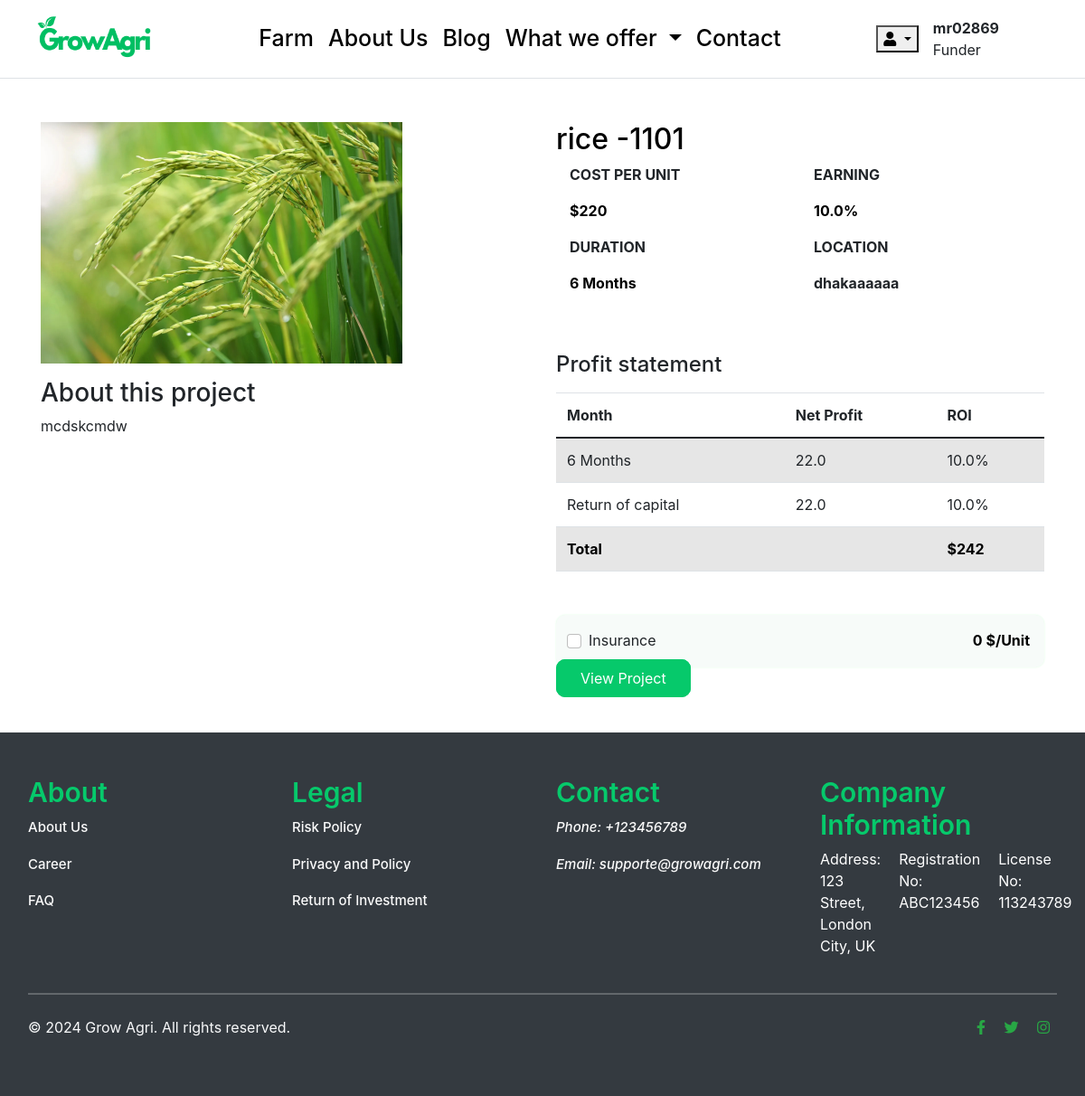
Screenshot of /farm/rice/rice/ (signed in) with the database file from the repository.
### accounts/models.py (models this page shows, shortened)
class Account(AbstractBaseUser):
    first_name   = models.CharField(max_length=50)
    last_name    = models.CharField(max_length=50)
    username     = models.CharField(max_length=50, unique=True)
    email        = models.EmailField(max_length=100, unique=True)
    phone_number = models.CharField(max_length=50)
    date_joined  = models.DateTimeField(auto_now_add=True)
    last_login   = models.DateTimeField(auto_now_add=True)
    is_admin     = models.BooleanField(default=False)
    is_staff     = models.BooleanField(default=False)
    is_active     = models.BooleanField(default=False)
    is_superadmin     = models.BooleanField(default=False)
    USERNAME_FIELD = 'email'
    REQUIRED_FIELDS = ['username', 'first_name', 'last_name']
    objects = MyAccountManager()

### farm/models.py (models this page shows, shortened)
class Farm(models.Model):
    farm_name = models.CharField(max_length=200, unique=True)
    slug = models.SlugField(max_length=200, unique=True, blank=True)
    description = models.TextField(max_length=500, blank=True)
    price = models.IntegerField()
    images = models.ImageField(upload_to='photos/farm')
    stock = models.IntegerField()
    is_available = models.BooleanField(default=True)
    category = models.ForeignKey(CropType, on_delete=models.CASCADE)
    created_date = models.DateTimeField(auto_now_add=True)
    modified_date = models.DateTimeField(auto_now=True)
    campaign_status = models.CharField(max_length=20, choices=[('draft', 'Draft'), ('active', 'Active'), ('completed', 'Completed')], default='draft')
    location = models.CharField(max_length=200, default='')  # Location of the farm
    duration = models.IntegerField(default=None, null=True, blank=True)
    custom_percentage = models.FloatField(validators=[MinValueValidator(0)], null=True, blank=True)
    def calculate_roi(self):
        if self.custom_percentage is None:
            raise ValueError("Custom percentage is not specified.")
        return (self.price * self.custom_percentage) / 100

### farm/views.py (the view)
# urls.py: path('<slug:crop_slug>/<slug:farm_slug>/', views.farm_detail, name='farm_detail'),
def farm_detail(request, crop_slug, farm_slug):
    try:
        single_product = Farm.objects.get(category__slug=crop_slug, slug= farm_slug)
        in_cart = CartItem.objects.filter(cart__cart_id=_cart_id(request), product=single_product).exists()
    except Exception as e:
        raise e
    farm = get_object_or_404(Farm, slug=farm_slug)
    total_sum_value = farm.calculate_roi() + farm.price
    context = {
        'farm': farm,
        'total_sum_value': total_sum_value,
        'single_product': single_product,
        'in_cart': in_cart,
    }
    return render(request, 'farm/farm_detail.html', context)

### carts/context_processors.py (called while the page is built)
def counter(request):
    cart_count = 0
    if 'admin' in request.path:
        return {}
    else:
        try:
            cart = Cart.objects.filter(cart_id=_cart_id(request))
            if request.user.is_authenticated:
                cart_items = CartItem.objects.all().filter(user=request.user)
            else:
                cart_items = CartItem.objects.filter(cart=cart[:1])
            for cart_item in cart_items:
                cart_count += cart_item.quantity
        except Cart.DoesNotExist:
            cart_count = 0
    return {'cart_count': cart_count}

### carts/views.py (called while the page is built)
def _cart_id(request):
    cart = request.session.session_key
    if not cart:
        cart = request.session.create()
    return cart

### projects/context_processors.py (called while the page is built)
def menu_links(request):
    links = CropType.objects.all()
    return dict(links=links)

### templates/farm/farm_detail.html (shortened to what this page needs)
{% extends "base.html" %}
{% load static %}
{% block content %}
    <div class="container my-5">
        <div class="row">
            <div class="col-md-6 col-sm-12">
                <img src="{{ farm.images.url }}" width="400" alt="" class="booking_product">
                <div class="booking_content my-3">
                    <h3>About this project</h3>
                    <p>{{ farm.description }}</p>
                </div>
            </div>
            <div class="col-md-6 col-sm-12">
                <h2 class="text_color">{{ farm.farm_name }}</h2>
                <div class="container">
                    <div class="row">
                        <div class="col-md-6 col-sm-12">
                            <p class="fw-bold">COST PER UNIT</p>
                            <p class="fw-bold text_color">${{ farm.price }} </p>
                        </div>
                        <div class="col-md-6 col-sm-12">
                            <p class="fw-bold">EARNING</p>
                            <p class="fw-bold text_color">{{ farm.custom_percentage }}%</p>
                        </div>
                    </div>
                </div>
                <div class="container">
                    <div class="row">
                        <div class="col-md-6 col-sm-12">
                            <p class="fw-bold">DURATION</p>
                            <p class="fw-bold text_color">{{ farm.duration }} Months</p>
                        </div>
                        <div class="col-md-6 col-sm-12">
                            <p class="fw-bold">LOCATION</p>
                            <p class="fw-bold">{{ farm.location}}</p>
                        </div>
                    </div>
                </div>
                <div class="my-5">
                    <h4 class="my-3">Profit statement</h4>
                    <table class="table table-striped">
                        <thead>
                            <tr>
                                <th scope="col">Month</th>
                                <th scope="col">Net Profit</th>
                                <th scope="col">ROI</th>
                            </tr>
                        </thead>
                        <tbody>
                            <tr>
                                <td> {{ farm.duration }} Months </td>
                                <td>{{ farm.calculate_roi }} </td>
                                <td>{{ farm.custom_percentage }}%</td>
                            </tr>
                            <tr>
                                <td> Return of capital</td>
                                <td>{{ farm.calculate_roi }} </td>
                                <td> {{ farm.custom_percentage }}%</td>
                            </tr>
                            <tr>
                                <td colspan="2" class="text_color fw-bold">Total</td>
                                <td class="text_color fw-bold">${{ farm.calculate_roi|add:farm.price }} </td>
                            </tr>
                        </tbody>
                    </table>
                </div>
                <div class="gray_bg p-3 d-flex justify-content-between">
                    <div class="form-check">
                        <input type="checkbox" class="form-check-input" id="exampleCheck1">
                        <label class="form-check-label" for="exampleCheck1">Insurance</label>
                    </div>
                    <p class="m-0 fw-bold text_color">0 $/Unit</p>
                </div>
                    {% if single_product.stock < 0 %}
                    <h5 class="text-danger">Out of stock</h5>
                {% else %}
                    {% if in_cart %}
                        <a href="#" class="custom_button">Project Added&nbsp;<i class="fas fa-check"></i></a>
                        <a href="{% url 'cart' %}" class="custom_button">View Project&nbsp;<i class="fas fa-eye"></i></a>
                    {% else %}
                        <a href="{% url 'add_cart' single_product.id %}" class="custom_button">View Project </a>
                    {% endif %}
                {% endif %}
            </div>
        </div>
    </div>
    {% endblock content %}

### templates/includes/header.html (shortened to what this page needs)
{% load static %}
<nav class="navbar navbar-expand-lg border-bottom navbar-light">
    <div class="container-fluid">
        <a class="mb-0 h1 logo_text" href="{% url 'home' %}">
            <img src="{% static 'images/logo.png' %}" height="70" width="150" alt="">
        </a>
        <div class="collapse navbar-collapse" id="navbarSupportedContent">
            <ul class="navbar-nav mx-auto mb-2 mb-lg-0">
                <li class="nav-item">
                    <a class="nav-link link_item" href="{% url 'farm' %}">Farm</a>
                </li>
                <li class="nav-item">
                    <a class="nav-link link_item" href="{% url 'about-us' %}">About Us</a>
                </li>
                <li class="nav-item">
                    <a class="nav-link link_item" href="{% url 'blog_list' %}">Blog</a>
                </li>
                <li class="nav-item dropdown">
                    <a class="nav-link link_item dropdown-toggle" href="#" id="navbarDropdown" role="button" data-toggle="dropdown" aria-haspopup="true" aria-expanded="false">
                        What we offer
                    </a>
                </li>
                <li class="nav-item">
                    <a class="nav-link link_item" href="{% url 'contact' %}">Contact</a>
                </li>
            </ul>
            {% if user.is_authenticated %}
            <div class="d-flex align-items-center me-5">
                <div class="dropdown me-3">
                    <button class="dropdown-toggle user_toggle" type="button" id="dropdownMenuButton1"
                        data-bs-toggle="dropdown" aria-expanded="false">
                        <i class="fa fa-user" aria-hidden="true"></i>
                    </button>
                </div>
                <div class="me-3">
                    <p class="m-0 m-0 fw-bold"> {{ user.first_name }} </p>
                    <p class="m-0 m-0">Funder</p>
                </div>
            </div>
            {% else %}
            <div>
                <a href="{% url 'register' %}" class="btn btn-primary custom_button">Sign Up</a>
                <a href="{% url 'login' %}" class="btn btn-outline-secondary custom_button">Login</a>
            </div>
            {% endif %}
        </div>
    </div>
</nav>

### static/css/style.css (style rules this page uses)
.logo_text { color: #0c0c0c; text-decoration: none; font-size: 50px; }
.link_item { color: #000000 !important; font-size: 25px; font-weight: 500; }
.custom_button { background-color: #06C96B; border: none; padding: 10px 26px; border-radius: 10px; color: white; border: 1px solid #06C96B; transition: 0.3s; }
.text_color { color: #000000; }
.gray_bg { background-color: #f7fbf9; border-radius: 10px; box-shadow: 0 0 2px rgba(79, 255, 103, 0.2); }
.nav-link { display: block; padding: .5rem 1rem; color: #000000; text-decoration: none; transition: color .15s ease-in-out,background-color .15s ease-in-out,border-color .15s ease-in-out; }

### rows the page displays
Account: first_name "mr02869"
Farm: images (picture), description "mcdskcmdw", farm_name "rice -1101", price "220", custom_percentage "10.0", duration "6", location "dhakaaaaaa", calculate_roi "22.0", calculate_roi|add "242"
